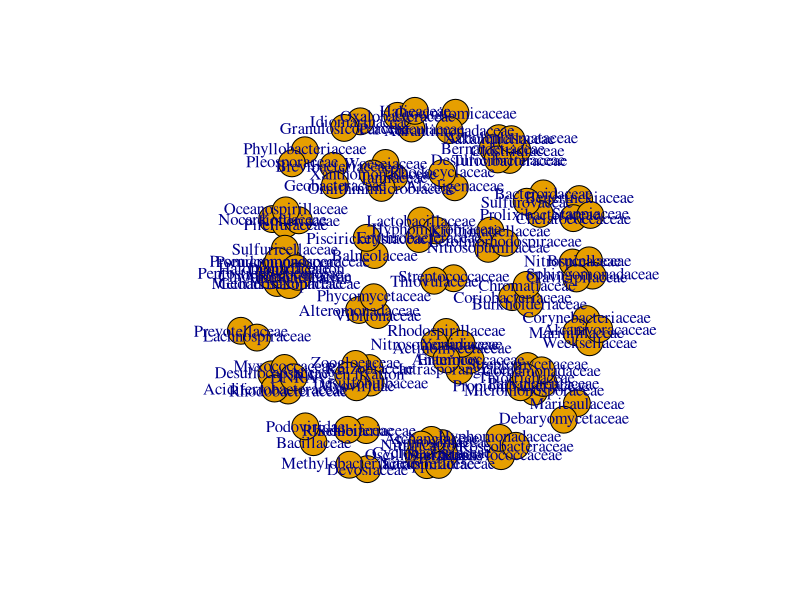

Source code (R):

library(Hmisc)


Family <- read.delim('data_AD.txt', row.name = 1, check.names = FALSE)


Family <- Family[which(rowSums(Family) >= 0.00005), ]    

Family1 <- Family
Family1[Family1>0] <- 1
Family <- Family[which(rowSums(Family1) >= 5), ]   


Family_corr <- rcorr(t(Family), type = 'spearman')


r <- Family_corr$r
r[abs(r) < 0.8] <- 0


p <- Family_corr$P
p <- p.adjust(p, method = 'BH')    
p[p>=0.05] <- -1
p[p<0.05 & p>=0] <- 1
p[p==-1] <- 0


z <- r * p
diag(z) <- 0   
head(z)[1:6,1:6]


write.table(data.frame(z, check.names = FALSE), 'Family_corr.matrix.txt', col.names = NA, sep = '\t', quote = FALSE)


library(igraph)


g <- graph.adjacency(z, weighted = TRUE, mode = 'undirected')
g


g <- simplify(g)


g <- delete.vertices(g, names(degree(g)[degree(g) == 0]))


E(g)$correlation <- E(g)$weight
E(g)$weight <- abs(E(g)$weight)


tax <- read.delim('Family_taxonomy.txt', row.name = 1, check.names = FALSE, stringsAsFactors = FALSE)
tax <- tax[as.character(V(g)$name), ]

V(g)$kingdom <- tax$kingdom
V(g)$phylum <- tax$phylum
V(g)$class <- tax$class
V(g)$order <- tax$order
V(g)$family <- tax$family



g
plot(g)


adj_matrix <- as.matrix(get.adjacency(g, attr = 'correlation'))
write.table(data.frame(adj_matrix, check.names = FALSE), 'network.adj_matrix.txt', col.names = NA, sep = '\t', quote = FALSE)


edge <- data.frame(as_edgelist(g))    

edge_list <- data.frame(
    source = edge[[1]],
    target = edge[[2]],
    weight = E(g)$weight,
    correlation = E(g)$correlation
)
head(edge_list)

write.table(edge_list, 'network.edge_list.txt', sep = '\t', row.names = FALSE, quote = FALSE)


node_list <- data.frame(
    label = names(V(g)),
    kingdom = V(g)$kingdom,
    phylum = V(g)$phylum,
    class = V(g)$class,
    order = V(g)$order,
    family = V(g)$family
)
head(node_list)

write.table(node_list, 'network.node_list.txt', sep = '\t', row.names = FALSE, quote = FALSE)


write.graph(g, 'network.graphml', format = 'graphml')


write.graph(g, 'network.gml', format = 'gml')
